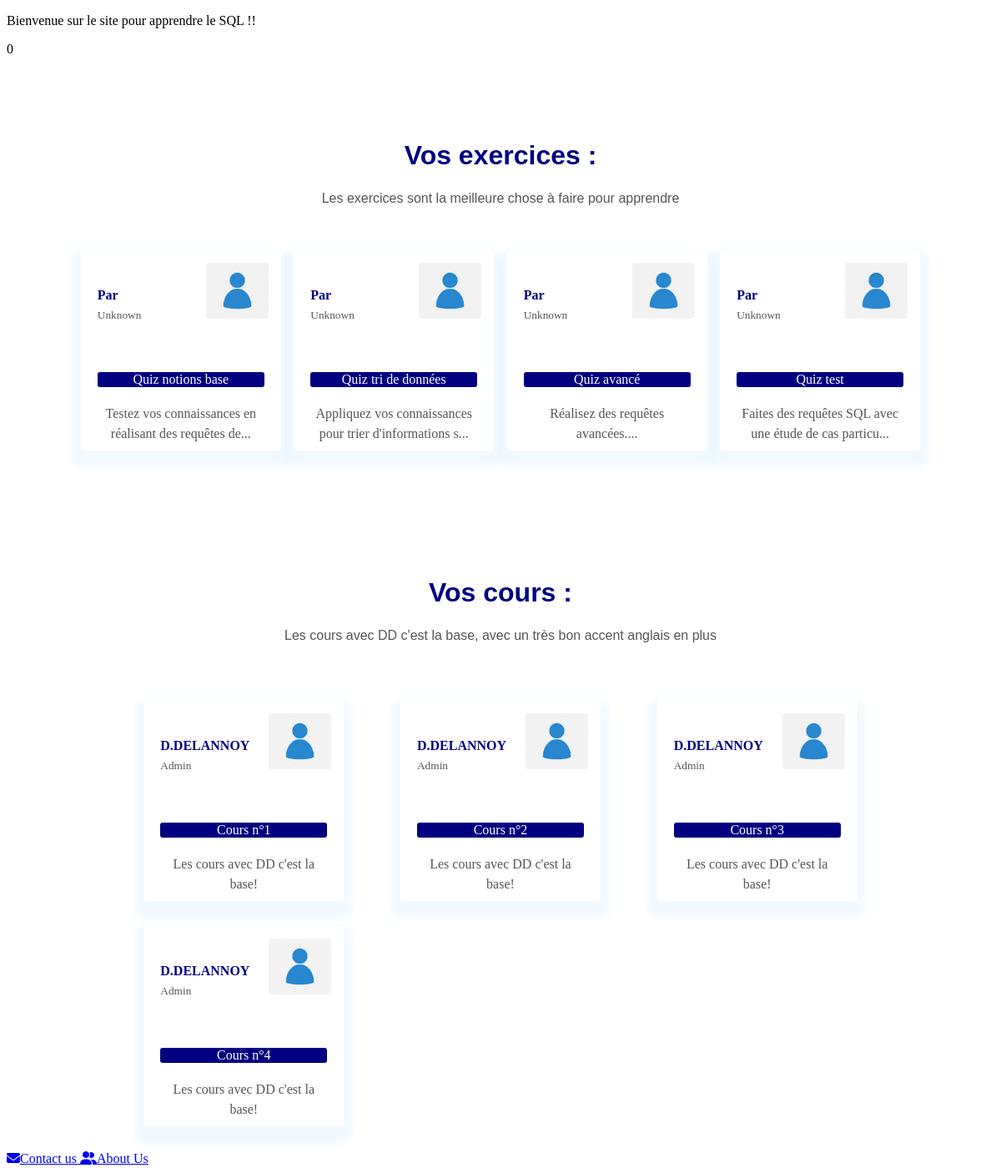
Before: / with the older database file.
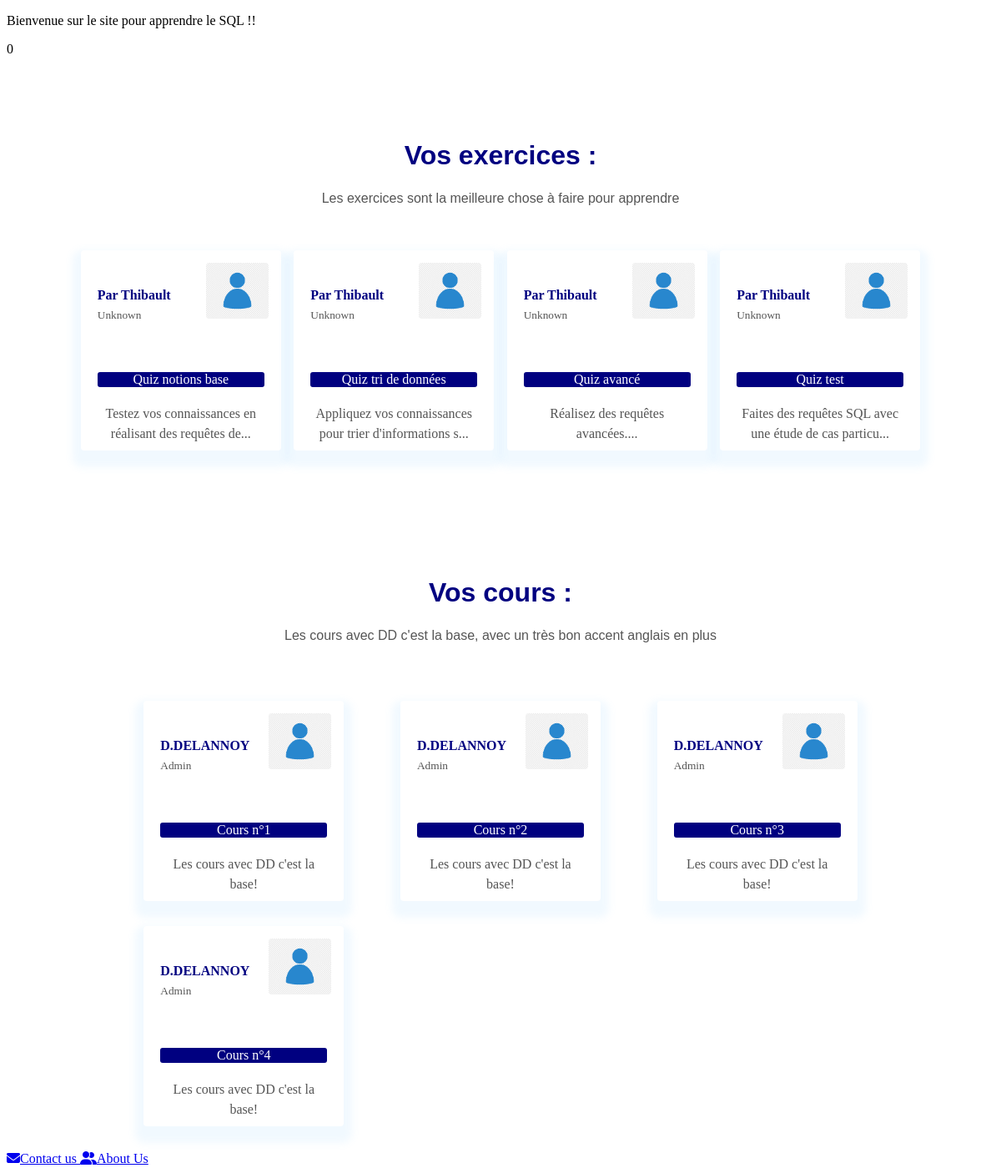
After: the same page with the newer database file.
### tables this page shows
CREATE TABLE IF NOT EXISTS `quiz` (
  `quiz_id` int NOT NULL,
  `quiz_name` varchar(50) DEFAULT NULL,
  `quiz_difficulty` varchar(50) DEFAULT NULL,
  `quiz_description` varchar(1000) DEFAULT NULL,
  `user_id` int NOT NULL,
  `quiz_database` varchar(50) NOT NULL,
  PRIMARY KEY (`quiz_id`),
  KEY `user_id` (`user_id`)
);

CREATE TABLE IF NOT EXISTS `users` (
  `user_id` int NOT NULL AUTO_INCREMENT,
  `user_adress` varchar(50) DEFAULT NULL,
  `user_last_name` varchar(50) NOT NULL,
  `user_first_name` varchar(50) NOT NULL,
  `user_password` varchar(50) DEFAULT NULL,
  `user_role` tinyint DEFAULT NULL,
  PRIMARY KEY (`user_id`)
);

### Controller/PDOFactory.php (called while the page is built)
<?php
	class BDD{
		private static $connexion;
			public static function get(){
			   if(!self::$connexion instanceof PDO){
			      self::$connexion = new PDO('mysql:host=localhost;dbname=db_project;charset=utf8', 'root', '');
			   }
			   return self::$connexion;
			}
	}

### View/main.php (the view)
<div id=main>
<link rel="stylesheet" type="text/css" href="View/styleMain.css">
<link rel="stylesheet" type="text/css" href="https://stackpath.bootstrapcdn.com/font-awesome/4.7.0/css/font-awesome.min.css">
    <div class="title-box">
        <h1>Vos exercices :</h1>
        <p>Les exercices sont la meilleure chose à faire pour apprendre</p>
    </div>
    <?php
        $quizAvailable=BDD::get()->query("SELECT `quiz_id`, `quiz_name`,`quiz_difficulty`, `quiz_description`, `quiz_database`, `user_id` FROM `quiz`")->fetchAll();
    ?>
    <div class="team-row">
        <?php
            $index=0;
            foreach ($quizAvailable as $quiz) {
                if($index<=3){
                ?>
                <div class="profile-box">
                    <?php
                    $id=(int)$quizAvailable[$index]['user_id'];
                    $quizCreator=BDD::get()->query("SELECT `user_id`,`user_role`,`user_first_name` FROM `users` WHERE `user_id`=$id")->fetchAll();
                    ?>
                    <h4><?php echo "Par ".$quizCreator[0]['user_first_name']; ?></h4>
                    <small><?php if($quizCreator[0]['user_role']==1){echo "Admin";} else{echo "Unknown";}?></small>
                    <img src="View/Img/avatar.png">
                    <div class="social-box">
                        <p1><?php echo $quizAvailable[$index]['quiz_name']; ?></p1>
                    </div>
                    <p><?php echo substr($quizAvailable[$index]['quiz_description'], 0, 55)."..."; ?></p>
                </div>
                <?php
                }
                $index+=1;
            }
         ?>
    <div class="title-box">
        <h1>Vos cours :</h1>
        <p>Les cours avec DD c'est la base, avec un très bon accent anglais en plus</p>
    </div>
    <div class="team-row">
        <div class="profile-box">
            <h4>D.DELANNOY</h4>
            <small>Admin</small>
            <img src="View/Img/avatar.png">
            <div class="social-box">
                <p1>Cours n°1</p1>
            </div>
            <p>Les cours avec DD c'est la base!</p>
        </div>
        <div class="profile-box">
            <h4>D.DELANNOY</h4>
            <small>Admin</small>
            <img src="View/Img/avatar.png">
            <div class="social-box">
                <p1>Cours n°2</p1>
            </div>
            <p>Les cours avec DD c'est la base!</p>
        </div>
        <div class="profile-box">
            <h4>D.DELANNOY</h4>
            <small>Admin</small>
            <img src="View/Img/avatar.png">
            <div class="social-box">
                <p1>Cours n°3</p1>
            </div>
            <p>Les cours avec DD c'est la base!</p>
        </div>
        <div class="profile-box">
            <h4>D.DELANNOY</h4>
            <small>Admin</small>
            <img src="View/Img/avatar.png">
            <div class="social-box">
                <p1>Cours n°4</p1>
            </div>
            <p>Les cours avec DD c'est la base!</p>
        </div>
    </div>
</div>

### index.php (shortened to what this page needs)
<!DOCTYPE html>
<html lang="en" dir="ltr">
<head>
  <link rel="stylesheet" href="View/style.css">
</head>
<body>
<?php
include("Controller/PDOFactory.php");
include('View/header.php');
include("Controller/connectionRegisterCheck.php");
if(!isset($_GET['page'])){
    include('View/main.php');
    }
include('View/footer.php')
?>
</body>
</html>

### View/header.php
<header>
    <p>Bienvenue sur le site pour apprendre le SQL !!</p>
</header>

### Controller/connectionRegisterCheck.php (shortened to what this page needs)
<?php
    function isConnected(){
        if (isset($_SESSION['connected'])) {
          return 1;
        }
        else {
          return 0;
        }
      }
    echo(isConnected());

### View/footer.php
<footer id="footerContent">
	<a  class="navlink icon" id="iconMail" href="mailto:hugo.eraud-berthaud@isen.yncrea.fr;johan.roux@isen.yncrea.fr;pierric.charbonnier@isen.yncrea.fr;benjamin.goosens@isen.yncrea.fr;alex.capoen@isen.yncrea.fr"><i class="icon fas fa-envelope"></i>Contact us </a>
	<a class="navlink icon" id="aboutUs" href="index.php?page=aboutUs"><i class="fas fa-user-friends"></i>About Us</a>
</footer>

### View/styleMain.css (style rules this page uses)
.title-box { text-align: center; font-family: sans-serif; margin: 100px auto 50px; color: #000080; }
.title-box p { margin-top: 10px; line-height: 24px; color: #555; }
.profile-box { width: 200px; height: 200px; background: #fff; border-radius: 4px; margin-bottom: 30px; box-shadow: 0 10px 10px 10px rgba(115, 193, 255, 0.1); padding: 20px; position: relative; transition: .5s; }
.profile-box img { width:75px; position: absolute; top: 15px; right: 15px; border-radius: 4px; transition: .5s; }
.profile-box h4 { margin-top: 25px; margin-bottom: 5px; color:#000080; }
small { color:#555; }
.social-box { background: #000080; margin: 60px auto 20px; text-align: center; border-radius: 3px; color: #fff; }
.profile-box p { text-align: center; line-height: 24px; color: #555; }
.team-row { display: flex; justify-content: space-between; flex-wrap: wrap; width: 85%; margin: auto; }

Changed rows visible on the page:
shown differently, row unchanged: quiz "Quiz notions base": user.user_first_name (not shown) → "Thibault"
changed quiz "Quiz tri de données": user.user_first_name (not shown) → "Thibault"
changed quiz "Quiz avancé": user.user_first_name (not shown) → "Thibault"
changed quiz "Quiz test": user.user_first_name (not shown) → "Thibault"
